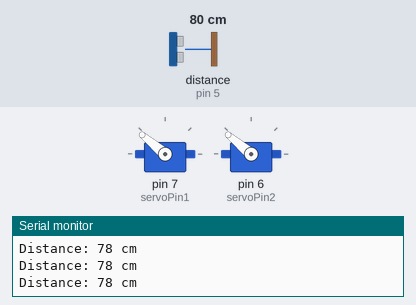
Recording of a sketch running on a simulated Arduino Uno, built with avr-gcc and run on an emulated ATmega328P. Parts: 2 × servo, the last lines printed to the serial monitor. Wiring (inferred from the names in the program): ultrasonic range finder: trigger pin 5; echo pin 5. The inputs (shaded band) are chosen by the test bench; at power-on: distance to the obstacle (sensor on pin 5) 80 cm. The echo pulse lasts 58.3 µs per cm.

Above: at 1.2 s.
1.3 s: distance to the obstacle (sensor on pin 5) set to 2 cm
At 2.5 s:
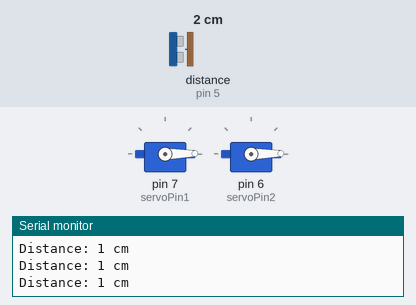
2.8 s: distance to the obstacle (sensor on pin 5) set to 18 cm
At 3.9 s:
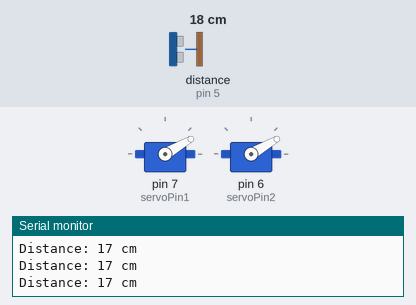
4.3 s: distance to the obstacle (sensor on pin 5) set to 35 cm
At 4.9 s:
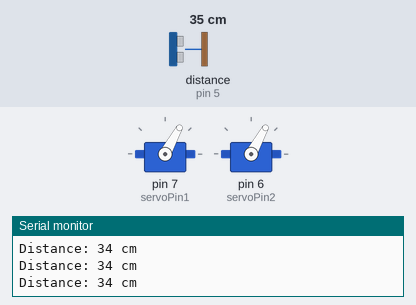
5.8 s: distance to the obstacle (sensor on pin 5) set to 120 cm
At 6.5 s:
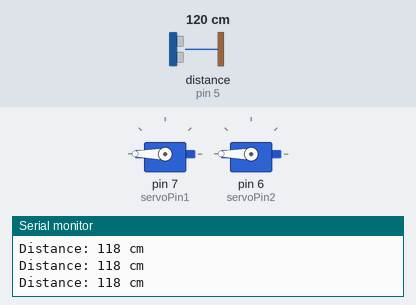
7.3 s: distance to the obstacle (sensor on pin 5) set to 60 cm
At 7.6 s:
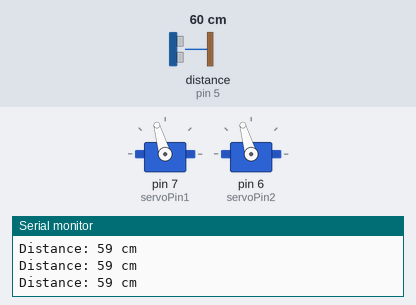
8.8 s: distance to the obstacle (sensor on pin 5) set to 250 cm
At 10.1 s:
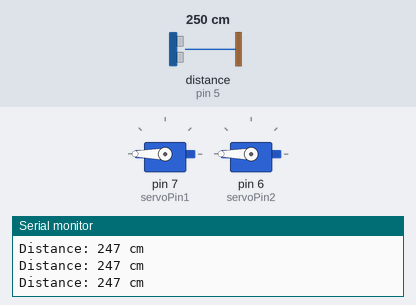
Timing chart, 0 to 11.3 s (numbered marks = the images above; inputs shaded):
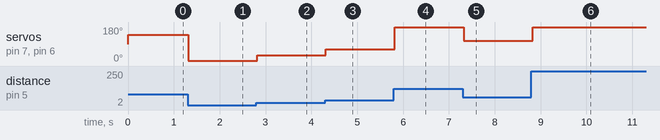

Measured:
- after the input at 1.3 s, servo on pin 7 (servoPin1), servo on pin 6 (servoPin2): 140° → 1° at once
- after the input at 2.8 s, servo on pin 7 (servoPin1), servo on pin 6 (servoPin2): 1° → 30° at once
- after the input at 4.3 s, servo on pin 7 (servoPin1), servo on pin 6 (servoPin2): 30° → 61° at once
- after the input at 5.8 s, servo on pin 7 (servoPin1), servo on pin 6 (servoPin2): 61° → 180° at once
- after the input at 7.3 s, servo on pin 7 (servoPin1), servo on pin 6 (servoPin2): 180° → 106° at once
- after the input at 8.8 s, servo on pin 7 (servoPin1), servo on pin 6 (servoPin2): 106° → 180° at once

The sketch:

Sota.M.ino
```cpp
/*#include "Ultrasonic.h"
#include <Servo.h>

Servo myservo;
Ultrasonic dingleberry(5);

#define servoPin1 7
int distance;
//unsigned static int potpin = A2;

unsigned long previousMillis;
unsigned long gateTime = (100);
void setup() {
 { myservo.attach(servoPin1);
  Serial.begin(9600);
 }
}

void loop() {
unsigned long currentMillis = millis();
  distance = dingleberry.distanceRead();
  Serial.println(dingleberry.distanceRead());

  if(dingleberry.distanceRead() >=40)
  {
    previousMillis = currentMillis;


    myservo.write(0);


  } else
  {
    if(currentMillis - previousMillis >=gateTime)
    myservo.write(180);
  }
}
//val = map(analogRead(A0), 0, 1023, 0, 255);
*/
/*
#include <Servo.h>

// Define the servo and ultrasonic sensor pin
Servo myServo;
const int sensorPin = 5; // Single pin for both trigger and echo
const int servoPin = 7;

void setup() {
  // Set up the ultrasonic sensor pin
  pinMode(sensorPin, OUTPUT);

  // Attach the servo motor to the specified pin
  myServo.attach(servoPin);

  // Start serial communication for debugging
  Serial.begin(9600);
}

void loop() {
  long duration, distanceCm;

  // Send a pulse to trigger the ultrasonic sensor
  pinMode(sensorPin, OUTPUT);
  digitalWrite(sensorPin, LOW);
  delayMicroseconds(2);
  digitalWrite(sensorPin, HIGH);
  delayMicroseconds(10);
  digitalWrite(sensorPin, LOW);

  // Switch the pin to input to read the echo
  pinMode(sensorPin, INPUT);
  duration = pulseIn(sensorPin, HIGH);

  // Calculate the distance in cm
  distanceCm = duration * 0.034 / 2;

  // Print the distance to the serial monitor
  Serial.print("Distance: ");
  Serial.print(distanceCm);
  Serial.println(" cm");

  // Map the distance to the servo angle (0 to 180 degrees)
  int servoAngle = map(distanceCm, 0, 100, 0, 180);

  // Constrain the servo angle to valid range
  servoAngle = constrain(servoAngle, 0, 180);

  // Move the servo to the corresponding angle
  myServo.write(servoAngle);

  // Small delay to avoid overwhelming the servo motor
  delay(15);
}
*/

#include <Servo.h>

// Define the servo and ultrasonic sensor pin
Servo myServo1;
Servo myServo2;
const int sensorPin = 5; // Single pin for both trigger and echo
const int servoPin1 = 7;
const int servoPin2 = 6;

// Variable to store the last servo position
int lastServoAngle = 0;

void setup() {
  // Set up the ultrasonic sensor pin
  pinMode(sensorPin, OUTPUT);

  // Attach the servo motor to the specified pin
  myServo1.attach(servoPin1);
  myServo2.attach(servoPin2);
  // Start serial communication for debugging
  Serial.begin(9600);
}

void loop() {
  long duration, distanceCm;

  // Send a pulse to trigger the ultrasonic sensor
  pinMode(sensorPin, OUTPUT);
  digitalWrite(sensorPin, LOW); // Ensures the pin is low before sending the trigger pulse.
  delayMicroseconds(2);
  digitalWrite(sensorPin, HIGH); //Sends the 10-microsecond trigger pulse.
  delayMicroseconds(10);
  digitalWrite(sensorPin, LOW); //ends the trigger pulse

  // Switches the pin to input mode to read the echo.
  pinMode(sensorPin, INPUT);
  duration = pulseIn(sensorPin, HIGH); //Measures the time duration of the echo pulse in microseconds.

  // Calculate the distance in cm
  distanceCm = duration * 0.034 / 2;

  // Print the distance to the serial monitor
  Serial.print("Distance: ");
  Serial.print(distanceCm);
  Serial.println(" cm");

  // Map the distance to the servo angle (0 to 180 degrees)
  int servoAngle = map(distanceCm, 0, 100, 0, 180);

  // Constrain the servo angle to valid range
  servoAngle = constrain(servoAngle, 0, 180);

  // Check if the servo needs to move to a new position
  if (servoAngle != lastServoAngle) {
    // Move the servo to the corresponding angle
    myServo1.write(servoAngle);
    myServo2.write(servoAngle);
    // Update the last servo position
    lastServoAngle = servoAngle;
  }

  // Small delay to avoid overwhelming the servo motor
  delay(15);
}
```

Ultrasonic.cpp
```cpp
// (licence header left out)
#if ARDUINO >= 100
  #include <Arduino.h>
#else
  #include <WProgram.h>
#endif

#include "Ultrasonic.h";

Ultrasonic::Ultrasonic(uint8_t trigPin, uint8_t echoPin, unsigned long timeOut) {
  trig = trigPin;
  echo = echoPin;
  threePins = trig == echo ? true : false;
  pinMode(trig, OUTPUT);
  pinMode(echo, INPUT);
  timeout = timeOut;
}

unsigned int Ultrasonic::timing() {
  if (threePins)
    pinMode(trig, OUTPUT);

  digitalWrite(trig, LOW);
  delayMicroseconds(2);
  digitalWrite(trig, HIGH);
  delayMicroseconds(10);
  digitalWrite(trig, LOW);
  //delay(30);

  if (threePins)
    pinMode(trig, INPUT);

  previousMicros = micros();
  while(!digitalRead(echo) && (micros() - previousMicros) <= timeout); // wait for the echo pin HIGH or timeout
  previousMicros = micros();
  while(digitalRead(echo)  && (micros() - previousMicros) <= timeout); // wait for the echo pin LOW or timeout

  return micros() - previousMicros; // duration
}

/*
 * If the unit of measure is not passed as a parameter,
 * sby default, it will return the distance in centimeters.
 * To change the default, replace CM by INC.
 */
unsigned int Ultrasonic::read(uint8_t und) {
  return timing() / und / 2;  //distance by divisor
}

/*
 * This method is too verbal, so, it's deprecated.
 * Use read() instead.
 */
unsigned int Ultrasonic::distanceRead(uint8_t und) {
  return read(und);
}
```

Ultrasonic.h
```cpp
// (licence header left out)
#ifndef Ultrasonic_h
#define Ultrasonic_h

/*
 * Values of divisors
 */
#define CM 28
#define INC 71

class Ultrasonic {
  public:
    Ultrasonic(uint8_t sigPin) : Ultrasonic(sigPin, sigPin) {};
    Ultrasonic(uint8_t trigPin, uint8_t echoPin, unsigned long timeOut = 20000UL);
    unsigned int read(uint8_t und = CM);
    unsigned int distanceRead(uint8_t und = CM) __attribute__ ((deprecated ("This method is deprecated, use read() instead.")));
    void setTimeout(unsigned long timeOut) {timeout = timeOut;}
    void setMaxDistance(unsigned long dist) {timeout = dist*CM*2;}

  private:
    uint8_t trig;
    uint8_t echo;
    boolean threePins = false;
    unsigned long previousMicros;
    unsigned long timeout;
    unsigned int timing();
};

#endif // Ultrasonic_h
```
